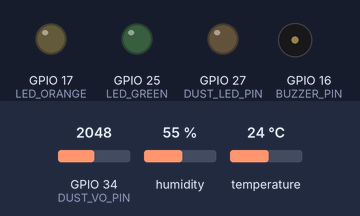
Bench run of a sketch on a simulated ESP32. On the bench: output pins drawn as LEDs (lit = HIGH), buzzer (waves = sounding, pin HIGH). Inputs (shaded band) come from the test bench; at power-on: GPIO 34 (DUST_VO_PIN) = 2048, humidity 55 %, temperature 24 °C. Storage starts empty; what the sketch prints to the serial monitor is not drawn.

Above: at 0.0 s.
At 0.6 s:
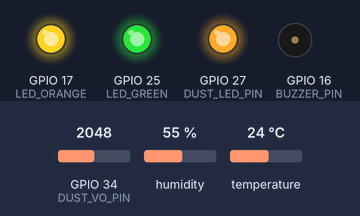
At 1.1 s:
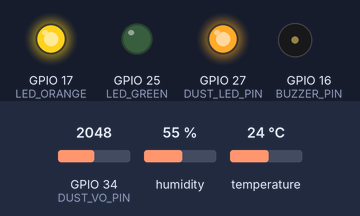
Timing chart, 0 to 2.6 s (numbered marks = the images above):
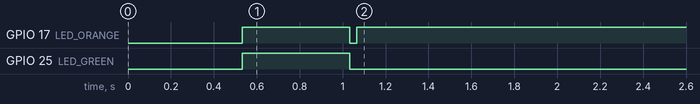

Measured:
- by itself, GPIO 17 (LED_ORANGE): HIGH → LOW at 1.0 s, → HIGH 0.03 s later

The sketch:

DUSTIQ_ESP32.ino
```cpp
// ══════════════════════════════════════════════════════════════════
// DUSTIQ — ESP32 Edition
// Sensors: GP2Y1010AU0F (dust) + DHT11 (temperature/humidity)
// Outputs: Green LED (safe), orange LED (caution), buzzer (danger)
// Logs to a microSD card approximately every 30 seconds
// ══════════════════════════════════════════════════════════════════

#include <SPI.h>
#include <SD.h>
#include <DHT.h>

// Pin definitions
#define DUST_LED_PIN   27
#define DUST_VO_PIN    34  // ADC1 channel; input only

#define DHT_PIN        4
#define DHT_TYPE       DHT11

#define LED_GREEN      25
#define LED_ORANGE     17
#define BUZZER_PIN     16

#define SD_CS_PIN      5   // VSPI defaults: MOSI=23, MISO=19, SCK=18

// GP2Y1010AU0F sampling timing (microseconds)
#define SAMPLING_TIME  280
#define DELTA_TIME     40
#define SLEEP_TIME     9680

// Dust thresholds (µg/m³)
#define THRESHOLD_CAUTION  200.0
#define THRESHOLD_DANGER   350.0

#define SAMPLE_INTERVAL_MS  30000

DHT dht(DHT_PIN, DHT_TYPE);

float twaSum = 0.0;
uint32_t twaCount = 0;
uint32_t shiftStart = 0;

const char* LOG_FILE = "/dustiq.csv";

float readDust() {
  digitalWrite(DUST_LED_PIN, LOW);
  delayMicroseconds(SAMPLING_TIME);
  int raw = analogRead(DUST_VO_PIN);
  delayMicroseconds(DELTA_TIME);
  digitalWrite(DUST_LED_PIN, HIGH);
  delayMicroseconds(SLEEP_TIME);

  // This conversion is an initial estimate; calibrate for your sensor and setup.
  float voltage = raw * (3.3f / 4095.0f);  // ESP32 12-bit ADC estimate
  float density = (voltage - 0.6f) / 0.005f;
  return max(density, 0.0f);
}

void setAlerts(float density) {
  if (density >= THRESHOLD_DANGER) {
    digitalWrite(BUZZER_PIN, HIGH);
    digitalWrite(LED_ORANGE, LOW);
    digitalWrite(LED_GREEN, LOW);
  } else if (density >= THRESHOLD_CAUTION) {
    digitalWrite(BUZZER_PIN, LOW);
    digitalWrite(LED_ORANGE, HIGH);
    digitalWrite(LED_GREEN, LOW);
  } else {
    digitalWrite(BUZZER_PIN, LOW);
    digitalWrite(LED_ORANGE, LOW);
    digitalWrite(LED_GREEN, HIGH);
  }
}

void logToSD(uint32_t elapsed_s, float dust, float twa,
             float tempC, float humidity) {
  File f = SD.open(LOG_FILE, FILE_APPEND);
  if (f) {
    f.print(elapsed_s);
    f.print(",");
    f.print(dust, 1);
    f.print(",");
    f.print(twa, 1);
    f.print(",");
    f.print(tempC, 1);
    f.print(",");
    f.println(humidity, 1);
    f.close();
  } else {
    Serial.println("SD write failed");
  }
}

void printStatus(uint32_t elapsed_s, float dust, float twa,
                 float tempC, float humidity) {
  String zone = "SAFE";
  if (dust >= THRESHOLD_DANGER) {
    zone = "DANGER";
  } else if (dust >= THRESHOLD_CAUTION) {
    zone = "CAUTION";
  }

  Serial.print("T+");
  Serial.print(elapsed_s);
  Serial.print("s | Dust: ");
  Serial.print(dust, 1);
  Serial.print(" ug/m3 | TWA: ");
  Serial.print(twa, 1);
  Serial.print(" ug/m3 | Temp: ");
  Serial.print(tempC, 1);
  Serial.print("C | RH: ");
  Serial.print(humidity, 1);
  Serial.print("% | ");
  Serial.println(zone);
}

void setup() {
  Serial.begin(115200);
  delay(500);
  Serial.println("\nDUSTIQ starting...");

  pinMode(DUST_LED_PIN, OUTPUT);
  pinMode(LED_GREEN, OUTPUT);
  pinMode(LED_ORANGE, OUTPUT);
  pinMode(BUZZER_PIN, OUTPUT);

  digitalWrite(DUST_LED_PIN, HIGH);
  digitalWrite(LED_GREEN, LOW);
  digitalWrite(LED_ORANGE, LOW);
  digitalWrite(BUZZER_PIN, LOW);

  dht.begin();
  Serial.println("DHT11 initialised");

  Serial.print("SD card... ");
  if (!SD.begin(SD_CS_PIN)) {
    Serial.println("FAILED — check wiring and FAT32 format");
    for (int i = 0; i < 6; i++) {
      digitalWrite(LED_ORANGE, HIGH);
      delay(200);
      digitalWrite(LED_ORANGE, LOW);
      delay(200);
    }
  } else {
    Serial.println("OK");
    if (!SD.exists(LOG_FILE)) {
      File f = SD.open(LOG_FILE, FILE_WRITE);
      if (f) {
        f.println("elapsed_s,dust_ug_m3,twa_ug_m3,temp_c,humidity_pct");
        f.close();
        Serial.println("New log file created");
      }
    } else {
      Serial.println("Appending to existing log");
    }
  }

  digitalWrite(LED_GREEN, HIGH);
  digitalWrite(LED_ORANGE, HIGH);
  delay(500);
  digitalWrite(LED_GREEN, LOW);
  digitalWrite(LED_ORANGE, LOW);

  shiftStart = millis();
  Serial.println("Monitoring started — reading approximately every 30 seconds");
}

void loop() {
  float dust = readDust();

  twaSum += dust;
  twaCount++;
  float twa = twaSum / twaCount;

  float tempC = dht.readTemperature();
  float humidity = dht.readHumidity();
  if (isnan(tempC)) {
    tempC = -1.0;
  }
  if (isnan(humidity)) {
    humidity = -1.0;
  }

  uint32_t elapsed_s = (millis() - shiftStart) / 1000;

  setAlerts(dust);
  printStatus(elapsed_s, dust, twa, tempC, humidity);
  logToSD(elapsed_s, dust, twa, tempC, humidity);

  delay(SAMPLE_INTERVAL_MS);
}
```
